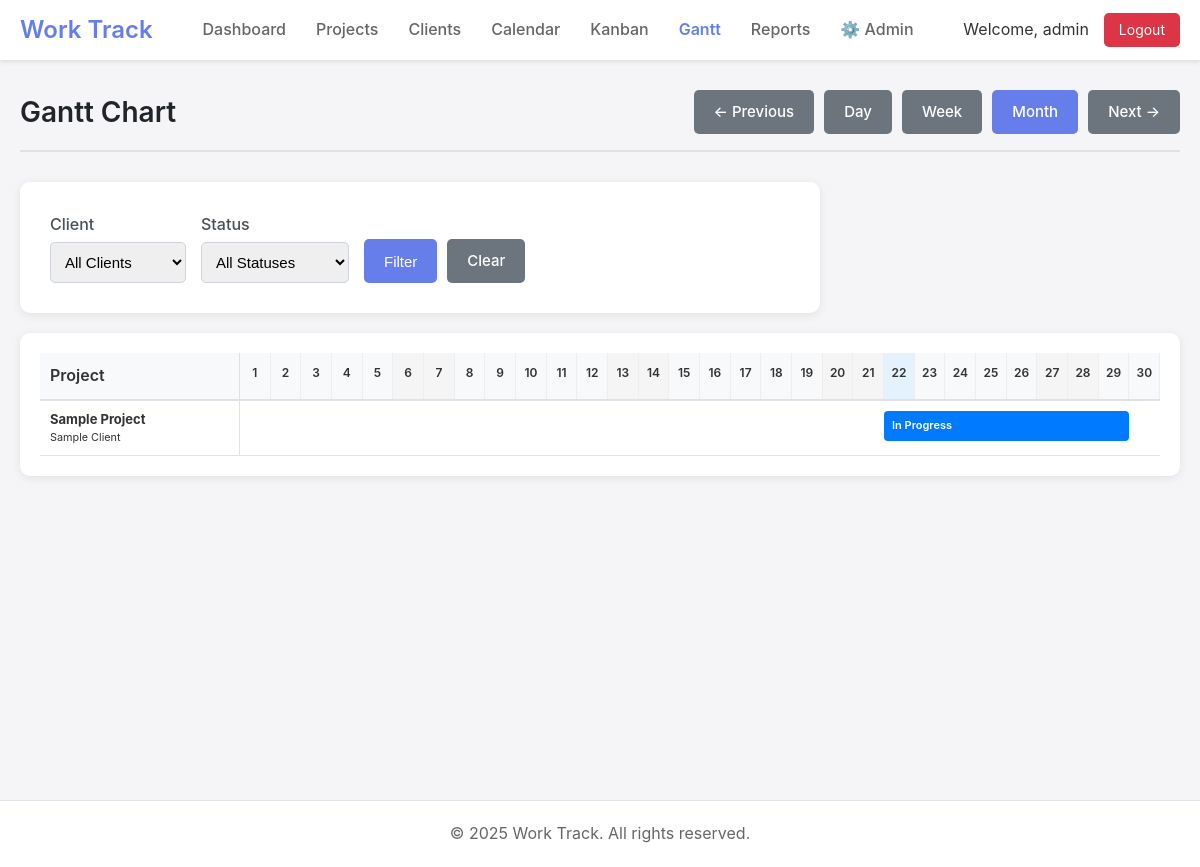
/gantt.php (signed in), run on an earlier commit of the app's database.
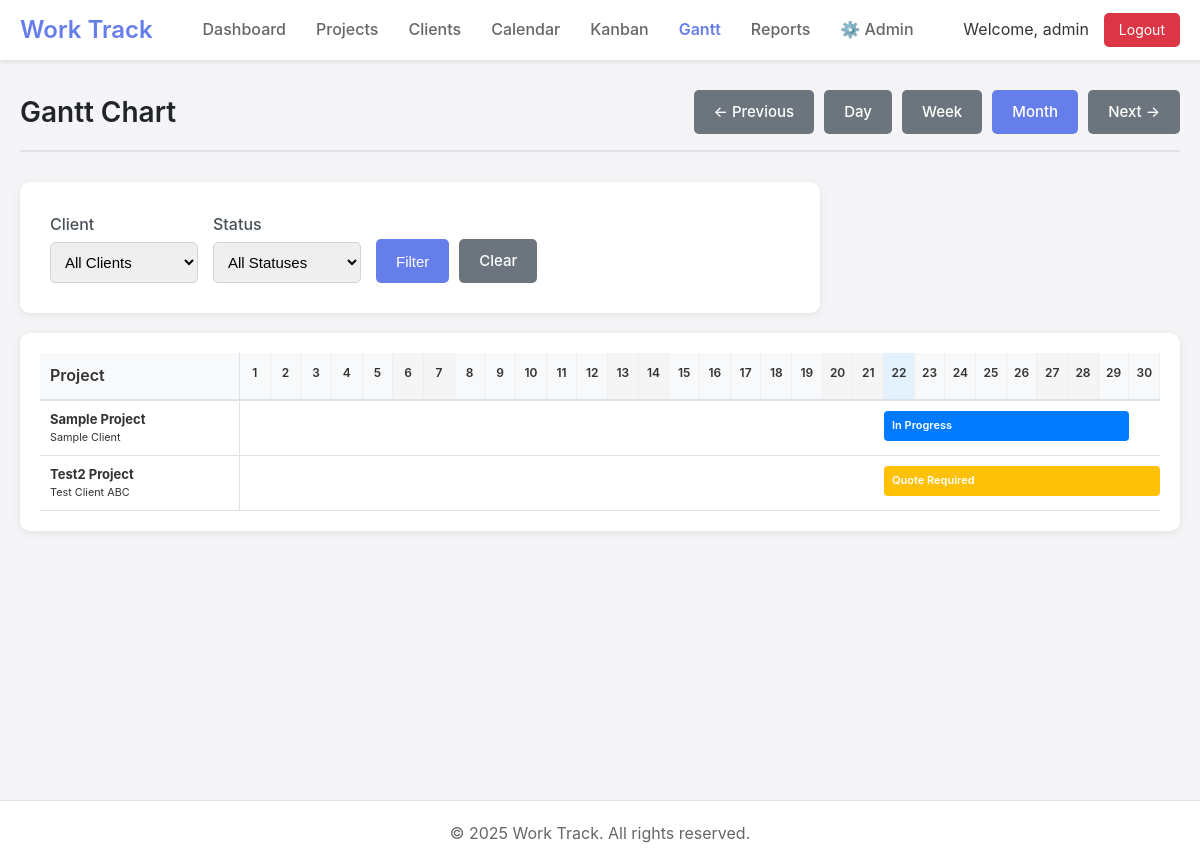
And on a later commit of the database.
### tables this page shows
CREATE TABLE projects (
    id INTEGER PRIMARY KEY AUTOINCREMENT,
    title TEXT NOT NULL,
    details TEXT,
    client_id INTEGER REFERENCES clients(id),
    start_date DATE,
    completion_date DATE,
    status_id INTEGER REFERENCES project_statuses(id),
    created_date DATETIME DEFAULT CURRENT_TIMESTAMP,
    fabric TEXT,
    created_by INTEGER REFERENCES users(id),
    updated_by INTEGER REFERENCES users(id),
    updated_at DATETIME DEFAULT CURRENT_TIMESTAMP,
    template_id INTEGER REFERENCES project_templates(id)
);

CREATE TABLE clients (
    id INTEGER PRIMARY KEY AUTOINCREMENT,
    name TEXT NOT NULL,
    address TEXT,
    phone TEXT,
    email TEXT,
    remarks TEXT,
    created_at DATETIME DEFAULT CURRENT_TIMESTAMP,
    updated_at DATETIME DEFAULT CURRENT_TIMESTAMP,
    created_by INTEGER REFERENCES users(id),
    updated_by INTEGER REFERENCES users(id)
);

CREATE TABLE project_statuses (
    id INTEGER PRIMARY KEY AUTOINCREMENT,
    name TEXT NOT NULL,
    color TEXT DEFAULT '#007bff',
    sort_order INTEGER DEFAULT 0,
    is_active BOOLEAN DEFAULT 1
);

### includes/db.php (called while the page is built, shortened)
<?php
class Database {
    private static $instance = null;
    private $conn;
    private function __construct() {
        try {
            $this->conn = new PDO('sqlite:' . DB_PATH);
            $this->conn->setAttribute(PDO::ATTR_ERRMODE, PDO::ERRMODE_EXCEPTION);
            $this->conn->setAttribute(PDO::ATTR_DEFAULT_FETCH_MODE, PDO::FETCH_ASSOC);
            $this->conn->exec('PRAGMA foreign_keys = ON');
        } catch (PDOException $e) {
            die("Connection failed: " . $e->getMessage());
        }
    }
    public static function getInstance() {
        if (!self::$instance) {
            self::$instance = new Database();
        }
        return self::$instance;
    }
    public function query($sql, $params = []) {
        try {
            $stmt = $this->conn->prepare($sql);
            $stmt->execute($params);
            return $stmt;
        } catch (PDOException $e) {
            if (DEBUG_MODE) {
                throw $e;
            }
            error_log($e->getMessage());
            return false;
        }
    }
    public function fetchAll($sql, $params = []) {
        $stmt = $this->query($sql, $params);
        return $stmt ? $stmt->fetchAll() : [];
    }
}
?>

### includes/models/Project.php (called while the page is built, shortened)
<?php
require_once dirname(__DIR__) . '/db.php';
class Project {
    private $db;
    public function __construct() {
        $this->db = Database::getInstance();
    }
    public function getCalendarData($startDate, $endDate) {
        return $this->db->fetchAll("
            SELECT p.id, p.title, p.start_date, p.completion_date,
                   c.name as client_name,
                   ps.name as status_name, ps.color as status_color
            FROM projects p
            LEFT JOIN clients c ON p.client_id = c.id
            LEFT JOIN project_statuses ps ON p.status_id = ps.id
            WHERE (p.start_date BETWEEN :start_date AND :end_date)
               OR (p.completion_date BETWEEN :start_date AND :end_date)
               OR (p.start_date <= :start_date AND p.completion_date >= :end_date)
            ORDER BY p.start_date ASC
        ", [
            'start_date' => $startDate,
            'end_date' => $endDate
        ]);
    }
}

### gantt.php (the view, shortened to what the changed rows need)
<?php
require_once 'includes/header.php';
require_once 'includes/models/Project.php';
$projectModel = new Project();
$viewMode = $_GET['view'] ?? 'month';
$currentDate = date('Y-m-d');
$startDate = $_GET['start'] ?? date('Y-m-01');
switch ($viewMode) {
    default:
        $endDate = date('Y-m-t', strtotime($startDate));
        break;
}
$projects = $projectModel->getCalendarData($startDate, $endDate);
$startTime = strtotime($startDate);
$endTime = strtotime($endDate);
$totalDays = ($endTime - $startTime) / 86400 + 1;
?>
<div class="page-header">
    <h1 class="page-title">Gantt Chart</h1>
</div>
<div class="gantt-container">
    <div class="gantt-chart">
        <div class="gantt-header">
            <div class="gantt-timeline">
                <?php
                for ($i = 0; $i < $totalDays; $i++) {
                    $date = date('Y-m-d', strtotime($startDate . " +$i days"));
                    $isToday = $date == $currentDate;
                    $isWeekend = in_array(date('w', strtotime($date)), [0, 6]);
                ?>
                    <div class="gantt-day <?php echo $isToday ? 'today' : ''; ?> <?php echo $isWeekend ? 'weekend' : ''; ?>">
                        <?php if ($viewMode == 'month' && $totalDays > 20): ?>
                            <?php echo date('j', strtotime($date)); ?>
                        <?php else: ?>
                            <?php echo date('M j', strtotime($date)); ?>
                        <?php endif; ?>
                    </div>
                <?php } ?>
            </div>
        </div>
        <?php foreach ($projects as $project):
            $projStart = strtotime($project['start_date']);
            $projEnd = $project['completion_date'] ? strtotime($project['completion_date']) : $projStart;
            if ($projStart < $startTime) {
                $barStart = 0;
                $actualStart = $startTime;
            } else {
                $barStart = ($projStart - $startTime) / 86400;
                $actualStart = $projStart;
            }
            if ($projEnd > $endTime) {
                $actualEnd = $endTime;
            } else {
                $actualEnd = $projEnd;
            }
            $barDuration = ($actualEnd - $actualStart) / 86400 + 1;
            $barWidth = ($barDuration / $totalDays) * 100;
            $barLeft = ($barStart / $totalDays) * 100;
        ?>
            <div class="gantt-row">
                <div class="gantt-row-header">
                    <div class="project-info">
                        <strong><?php echo htmlspecialchars(substr($project['title'], 0, 30)); ?></strong>
                        <br>
                        <small><?php echo htmlspecialchars($project['client_name'] ?? 'No client'); ?></small>
                    </div>
                </div>
                <div class="gantt-timeline">
                    <div class="gantt-bar"
                         style="left: <?php echo $barLeft; ?>%; width: <?php echo $barWidth; ?>%; background: <?php echo $project['status_color']; ?>;"
                         title="<?php echo htmlspecialchars($project['title']); ?> (<?php echo date('M j', $projStart); ?> - <?php echo date('M j', $projEnd); ?>)">
                        <span class="bar-label">
                            <?php echo htmlspecialchars($project['status_name']); ?>
                        </span>
                    </div>
                </div>
            </div>
        <?php endforeach; ?>
    </div>
</div>
<?php require_once 'includes/footer.php'; ?>

What changed in the data, as far as the page shows it:
added projects: title "Test2 Project", client.name "Test Client ABC", status.name "Quote Required"
